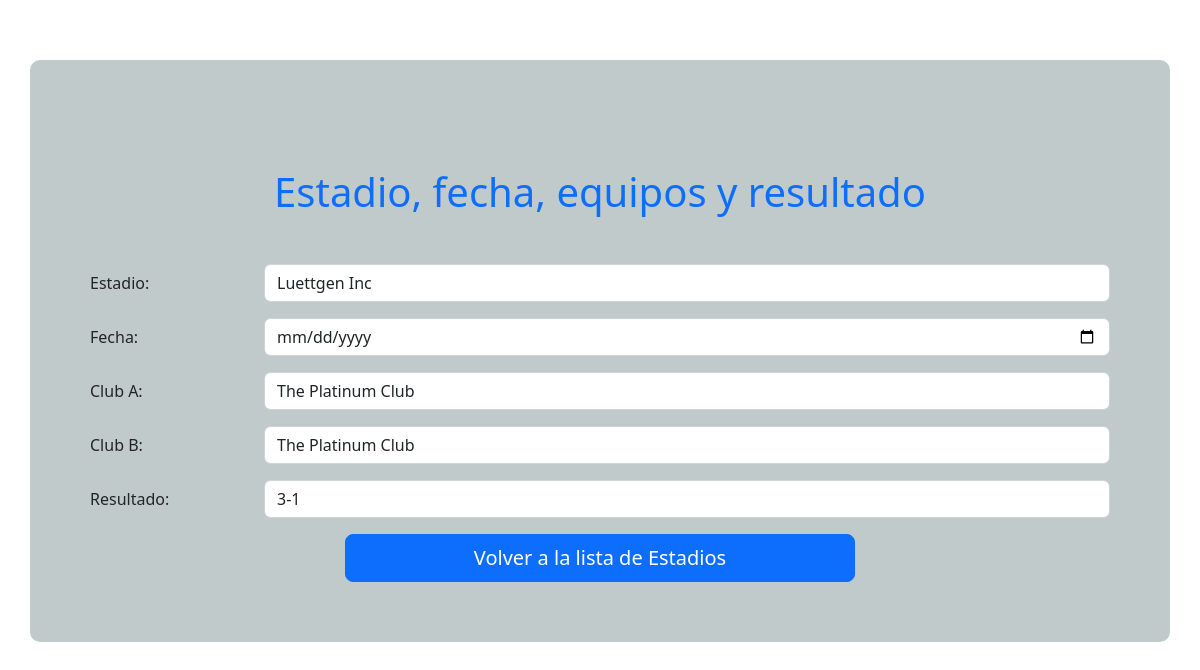
Page /read/7 on the committed database.
### models/models.py (models this page shows, shortened)
class Partido(db.Model):
    __tablename__ = 'partidos' # nombre de la tabla
    id = db.Column(db.Integer, primary_key=True)
    estadio = db.Column(db.String(50), nullable=False)
    fecha = db.Column(db.String(10), nullable=False)
    clubA = db.Column(db.String(25), nullable=False)
    clubB = db.Column(db.String(25), nullable=False)
    resultado = db.Column(db.String(3), nullable=False)

### app.py (the view)
@app.route("/read/<partido_id>", methods=["GET", "POST"])
def read(partido_id):
    partido = Partido.query.filter_by(id=partido_id).first()
    return render_template('read.html', partido=partido)

### templates/read.html (shortened to what this page needs)
{% extends 'layout.html' %}
{% block main %}
<div>
    <h1 class="text-center mt-5 mb-5 text-primary">Estadio, fecha, equipos y resultado </h1>
    <form>
        <div class="row mb-3" >
            <label for="estadio" class="col-sm-2 col-form-label">Estadio:</label>
            <div class="col-sm-10">
                <input type="text" class="form-control" id="estadio" name="estadio" value="{{ partido.estadio }}">
            </div>
        </div>
        <div class="row mb-3">
            <label for="fecha"class="col-sm-2 col-form-label" >Fecha:</label>
            <div class="col-sm-10">
                <input type="date"  class="form-control" id="fecha" name="fecha" value="{{ partido.fecha }}">
            </div>
        </div>
        <div class="row mb-3">
            <label for="clubA" class="col-sm-2 col-form-label">Club A:</label>
            <div class="col-sm-10">
                <input type="text"  class="form-control" id="clubA" name="clubA" value="{{ partido.clubA }}">
            </div>
        </div>
        <div class="row mb-3">
            <label for="clubB" class="col-sm-2 col-form-label">Club B:</label>
            <div class="col-sm-10">
                <input type="text" class="form-control" id="clubB" name="clubB" value="{{ partido.clubB }}">
            </div>
        </div>
        <div class="row mb-3">
            <label for="resultado"class="col-sm-2 col-form-label" >Resultado:</label>
            <div class="col-sm-10">
                <input type="text"  class="form-control" id="resultado" name="resultado" value="{{ partido.resultado }}">
            </div>
        </div>
      </form>
    <div class="d-grid gap-2 col-6 mx-auto">
        <a href="/" type="button" class="btn btn-primary btn-lg">Volver a la lista de Estadios</a>
    </div>
</div>
{% endblock main %}

### rows in the picture
Partido: estadio "Luettgen Inc", clubA "The Platinum Club", clubB "The Platinum Club", resultado "3-1"
